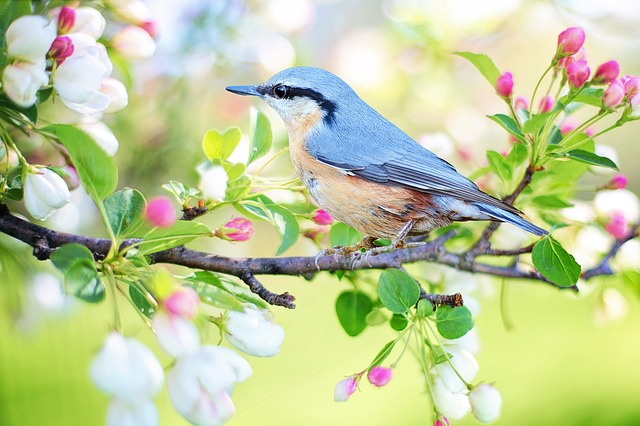
#> input picture Eyantra Task 0/Task0.2/Image Processing/Images/bird.jpg, 640 x 426 px, found by its file name; its folder holds only this picture in this run
$ python main.py
#> lines starting #> are read from the running program, lines starting #| are printed output that depends on the picture; after the words box and inside, x2 and y2 are one past the last pixel; in counts of white or black regions, pixels touching at a corner belong together
#> in main, ip_image is the input picture: shape (426, 640, 3); mean B, G, R 154.3, 203, 191.5
#| (426, 640, 3)
###############################################################################
## Author: Team Supply Bot
## Edition: eYRC 2019-20
## Instructions: Do Not modify the basic skeletal structure of given APIs!!!
###############################################################################


######################
## Essential libraries
######################
import cv2
import numpy as np
import os
import math
import csv

########################################################################
## using os to generalise Input-Output
########################################################################
codes_folder_path = os.path.abspath('.')
images_folder_path = os.path.abspath(os.path.join('..', 'Images'))
generated_folder_path = os.path.abspath(os.path.join('..', 'Generated'))


############################################
## Build your algorithm in this function
## ip_image: is the array of the input image
## imshow helps you view that you have loaded
## the corresponding image
############################################

def findDist(c1, c2):
    return math.sqrt((c2[0] - c1[0]) ** 2 + (c2[1] - c1[1]) ** 2)


def process(ip_image):
    angle = 0.00
    ip_image[:, :, 0] = 255
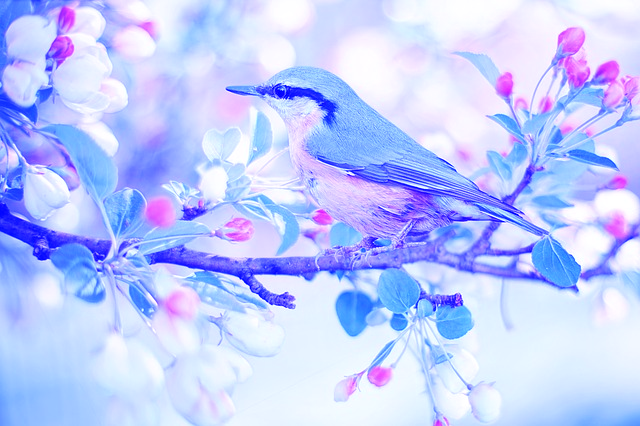
#> ip_image: shape (426, 640, 3); mean B, G, R 255, 203, 191.5
    ip_image[:, :, 1] = 255
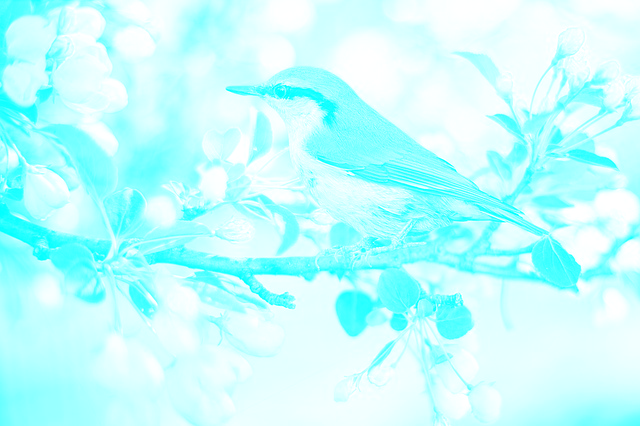
#> ip_image: shape (426, 640, 3); mean B, G, R 255, 255, 191.5

    # Convert to Grayscale
    grIm = cv2.cvtColor(ip_image, cv2.COLOR_BGR2GRAY)
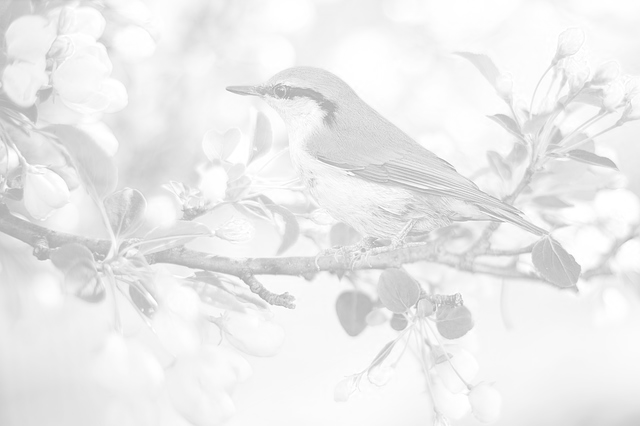
#> grIm: shape (426, 640); min 179, max 255, mean 236

    # Find binary image of green and red dot
    # Green at 185, Red at 230
    ret, binImgR = cv2.threshold(grIm, 230, 255, cv2.THRESH_BINARY)
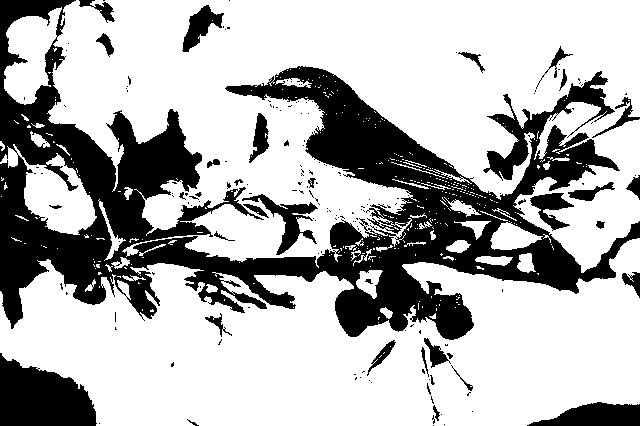
#> binImgR: shape (426, 640); 70% white; 187 black regions (149 under 20 px), largest, box (x1, y1, x2, y2) and area: (0, 0, 640, 340) 67809, (0, 353, 97, 426) 4993, (527, 402, 640, 426) 1823
    ret, binImgG = cv2.threshold(grIm, 185, 255, cv2.THRESH_BINARY)
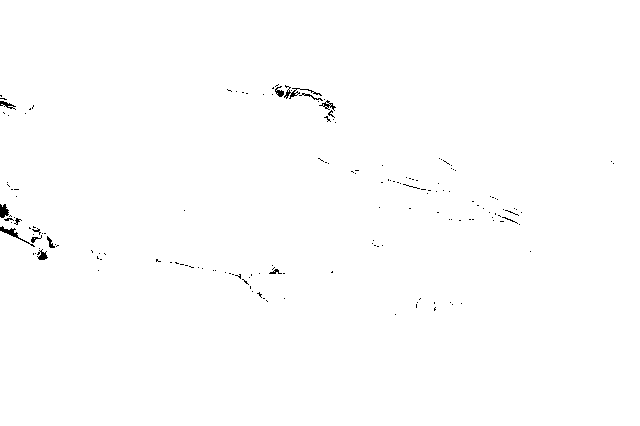
#> binImgG: shape (426, 640); 99.6% white; black in thin lines or dots, all inside (x1, y1, x2, y2) = (0, 84, 614, 315)

    # Apply Gaussian Blur
    gusBlurR = cv2.GaussianBlur(binImgR, (5, 5), 0)
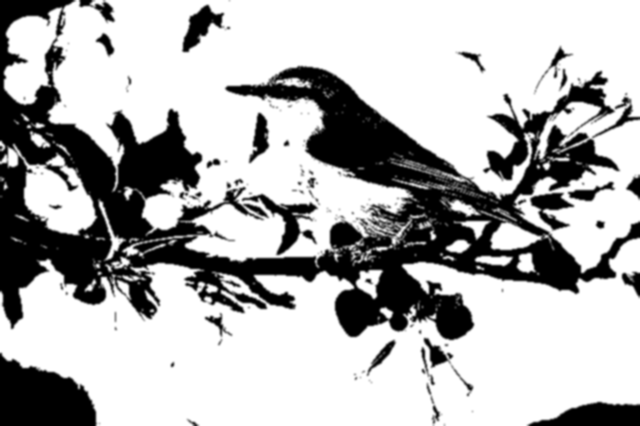
#> gusBlurR: shape (426, 640); min 0, max 255, mean 178.5
    gusBlurG = cv2.GaussianBlur(binImgG, (5, 5), 0)

    # Find Contours of Red and Green
    (contR, hieR) = cv2.findContours(gusBlurR, cv2.RETR_TREE, cv2.CHAIN_APPROX_SIMPLE)
#> contR = 160 contours, 101 with area under 20; largest, box (x1, y1, x2, y2) and area: (0, 0, 640, 426) 254618, (336, 187, 625, 339) 10934, (253, 68, 455, 186) 7174, (112, 112, 201, 197) 3750, (34, 122, 151, 239) 3657
    # Red contour contains Centre circle and the Red Dot
    contRed, contCentre = contR[2], contR[3]  # Smallest(Red Dot), and Bigger than the Smallest(Centre Circle)
#> contRed = contour of 23 points, box (x1, y1, x2, y2) (9, 235, 28, 246), area 94; contCentre = contour of 22 points, box (x1, y1, x2, y2) (13, 213, 31, 223), area 97
    if len(contRed) > len(contCentre):
        contCentre, contRed = contRed, contCentre
#> contCentre has the same summary as contRed; contRed has the same summary as contCentre

    (contG, hieG) = cv2.findContours(gusBlurG, cv2.RETR_TREE, cv2.CHAIN_APPROX_SIMPLE)
#> contG = 5 contours, 4 with area under 20; largest, box (x1, y1, x2, y2) and area: (0, 0, 640, 426) 271545; hieG = [[-1, -1, 1, -1], [2, -1, -1, 0], [3, 1, -1, 0], [4, 2, -1, 0], [-1, 3, -1, 0]]
    # print("Sizes : R- ", len(contR), " G- ", len(contG))

    # Just to draw the contours.
    cv2.drawContours(ip_image, contR, -1, (0, 0, 0), 2)
    cv2.drawContours(ip_image, contG, -1, (0, 0, 0), 2)
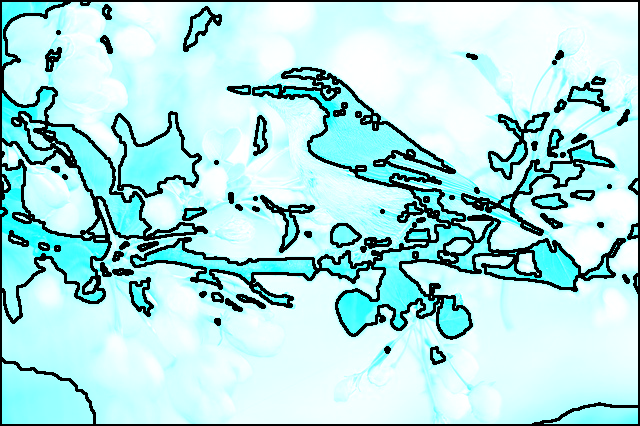
#> ip_image: shape (426, 640, 3); mean B, G, R 222, 222, 174.6

    # Find the Top-Left coordinates of each of circle's bounding rectangle.
    (xC, yC, widCentre, heiCentre) = cv2.boundingRect(contCentre)  # Red's third Contour is the circle in centre..
#> xC = 9; yC = 235; widCentre = 19; heiCentre = 11

    (xR, yR, widR, heiR) = cv2.boundingRect(contRed)  # ..it's last(fourth) contour is the Red dot.
#> xR = 13; yR = 213; widR = 18
    (xG, yG, widG, heiG) = cv2.boundingRect(contG[1])  # Green's second contour is Green dot.
#> xG = 41; yG = 256; widG = 3; heiG = 3

    # Draw lines from Centre to Red Dot, Green Dot.
    cv2.line(ip_image, (xC + widCentre // 2, yC + heiCentre // 2), (xR + widR // 2, yR + heiR // 2), (0, 0, 0), 2)
#> ip_image: shape (426, 640, 3); 0.02% of pixels changed, all inside (x1, y1, x2, y2) = (17, 217, 24, 241)
    cv2.line(ip_image, (xC + widCentre // 2, yC + heiCentre // 2), (xG + widG // 2, yG + heiG // 2), (0, 0, 0), 2)
#> ip_image: shape (426, 640, 3); mean B, G, R 221.9, 221.9, 174.5

    # Find the distance between each point, find the angle at Centre Circle's mid points, and convert the obtained
    # angle to degree.
    # Law of Cosines is used.
    coords = [(xC + widCentre / 2, yC + heiCentre / 2), (xR + widR / 2, yR + heiR / 2), (xG + widG / 2, yG + heiG / 2)]
#> coords = [(18.5, 240.5), (22, 218), (42.5, 257.5)]
    disCR = findDist(coords[0], coords[1])
#> disCR = 22.77
    disCG = findDist(coords[0], coords[2])
#> disCG = 29.41
    disRG = findDist(coords[1], coords[2])
#> disRG = 44.5
    angle = np.rad2deg(np.arccos([((disCG ** 2) + (disCR ** 2) - (disRG ** 2)) / (2 * disCG * disCR)])[0])
#> angle = 116.5

    # Show the final image, with lines, and Contours
    cv2.imshow("window", ip_image)
    cv2.waitKey(0)

    # Return angle upto 2 decimal place
    return round(angle, 2)


####################################################################
## The main program which provides read in input of one image at a
## time to process function in which you will code your generalized
## output computing code
## Do not modify this code!!!
####################################################################
def main():
    ################################################################
    ## variable declarations
    ################################################################
    i = 1
    line = []
    ## Reading 1 image at a time from the Images folder
    for image_name in os.listdir(images_folder_path):
        ## verifying name of image
        print(image_name)
        ## reading in image
        ip_image = cv2.imread(images_folder_path + "/" + image_name)
        ## verifying image has content
        print(ip_image.shape)
        ## passing read in image to process function
        A = process(ip_image)
#> A = 116.5
        ## saving the output in  a list variable
        line.append([str(i), image_name, str(A)])
        ## incrementing counter variable
        i += 1
    ## verifying all data
    print(line)
#| [['1', 'bird.jpg', '116.47']]
    ## writing to angles.csv in Generated folder without spaces
    with open(generated_folder_path + "/" + 'angles.csv', 'w', newline='') as writeFile:
        writer = csv.writer(writeFile)
        writer.writerows(line)
    ## closing csv file
    writeFile.close()


############################################################################################
## main function
############################################################################################
if __name__ == '__main__':
    main()

$ run again, on Eyantra Task 0/Task0.2/Image Processing/Images/horse.jpg
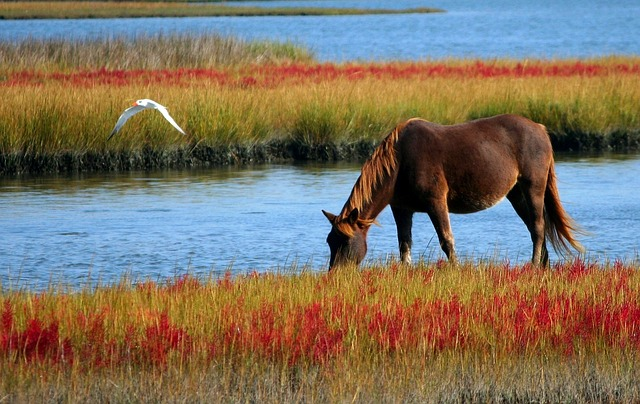
#> input picture Eyantra Task 0/Task0.2/Image Processing/Images/horse.jpg, 640 x 404 px, found by its file name
#> in main, ip_image is the input picture: shape (404, 640, 3); mean B, G, R 95.9, 113.2, 126.6
#| (404, 640, 3)
#> in process, `ret, binImgR = cv2.threshold(grIm, 230, 255, cv2.THRESH_BINARY)`:
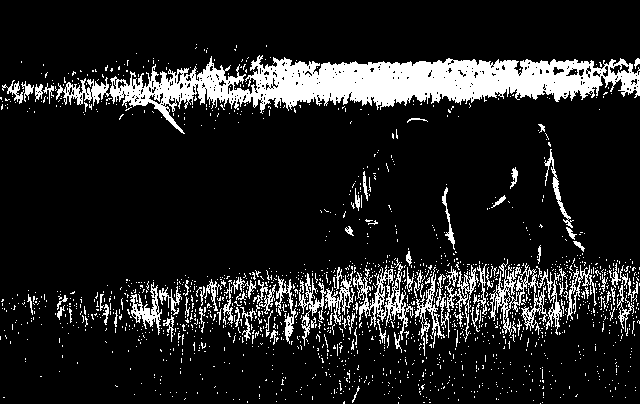
#> binImgR: shape (404, 640); 12.9% white; 1681 white regions (1590 under 20 px), largest, box (x1, y1, x2, y2) and area: (56, 55, 640, 134) 17382, (489, 263, 562, 336) 1618, (353, 258, 414, 340) 1281
#> binImgG: shape (404, 640); 96.6% white; 183 black regions (157 under 20 px)
#> contR = 269 contours, 144 with area under 20; largest, box (x1, y1, x2, y2) and area: (53, 122, 640, 404) 43710, (0, 46, 640, 136) 28063, (347, 164, 381, 213) 802, (0, 288, 49, 326) 740, (416, 367, 435, 404) 314
#> contRed = [[245, 399], [245, 403], [249, 403], [249, 399]]; contCentre = [[531, 398], [531, 402], [535, 402], [535, 398]]
#> contG = 35 contours, 25 with area under 20; largest, box (x1, y1, x2, y2) and area: (0, 0, 640, 404) 257512, (392, 142, 431, 241) 1524, (509, 179, 535, 230) 488, (553, 133, 579, 154) 292, (449, 194, 472, 212) 230; hieG = 35 rows, first 6: [-1, -1, 1, -1], [2, -1, -1, 0], [3, 1, -1, 0], [4, 2, -1, 0], [5, 3, -1, 0], [6, 4, -1, 0]
#> xC = 531; yC = 398; widCentre = 5
#> xR = 245; yR = 399; widR = 5
#> xG = 343; yG = 243; widG = 3
#> in process, `cv2.line(ip_image, (xC + widCentre // 2, yC + heiCentre // 2), (xG + w..`:
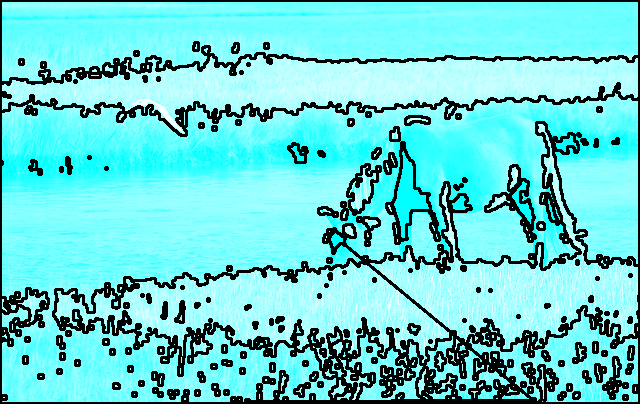
#> ip_image: shape (404, 640, 3); mean B, G, R 209.8, 209.8, 104.6
#> coords = [(533.5, 400.5), (247.5, 401.5), (344.5, 244.5)]
#> disCR = 286
#> disCG = 245.1
#> disRG = 184.5
#> angle = 39.74
#| [['1', 'horse.jpg', '39.74']]
